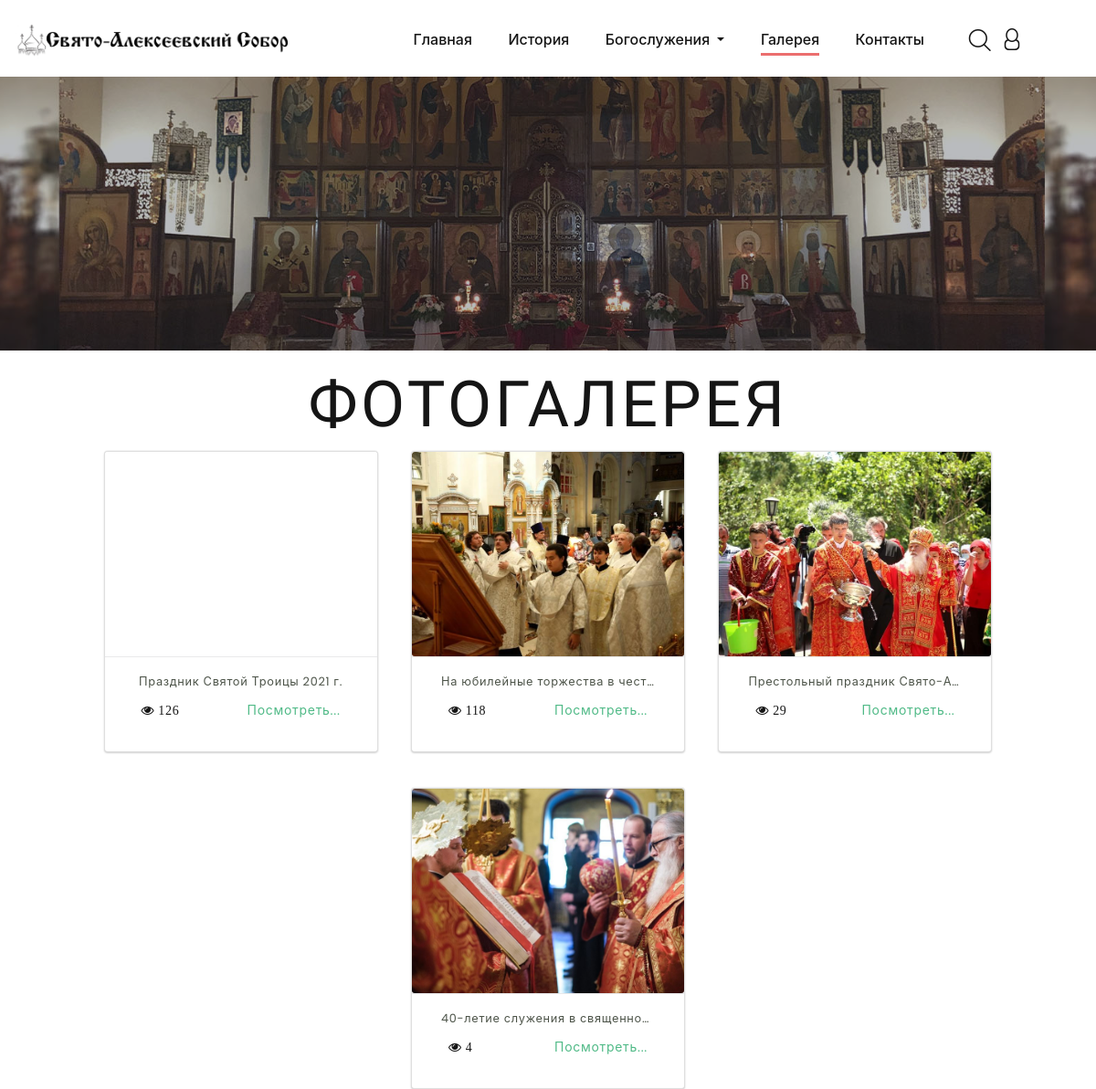
The page /gallery/ (upper part) on the database as committed earlier.
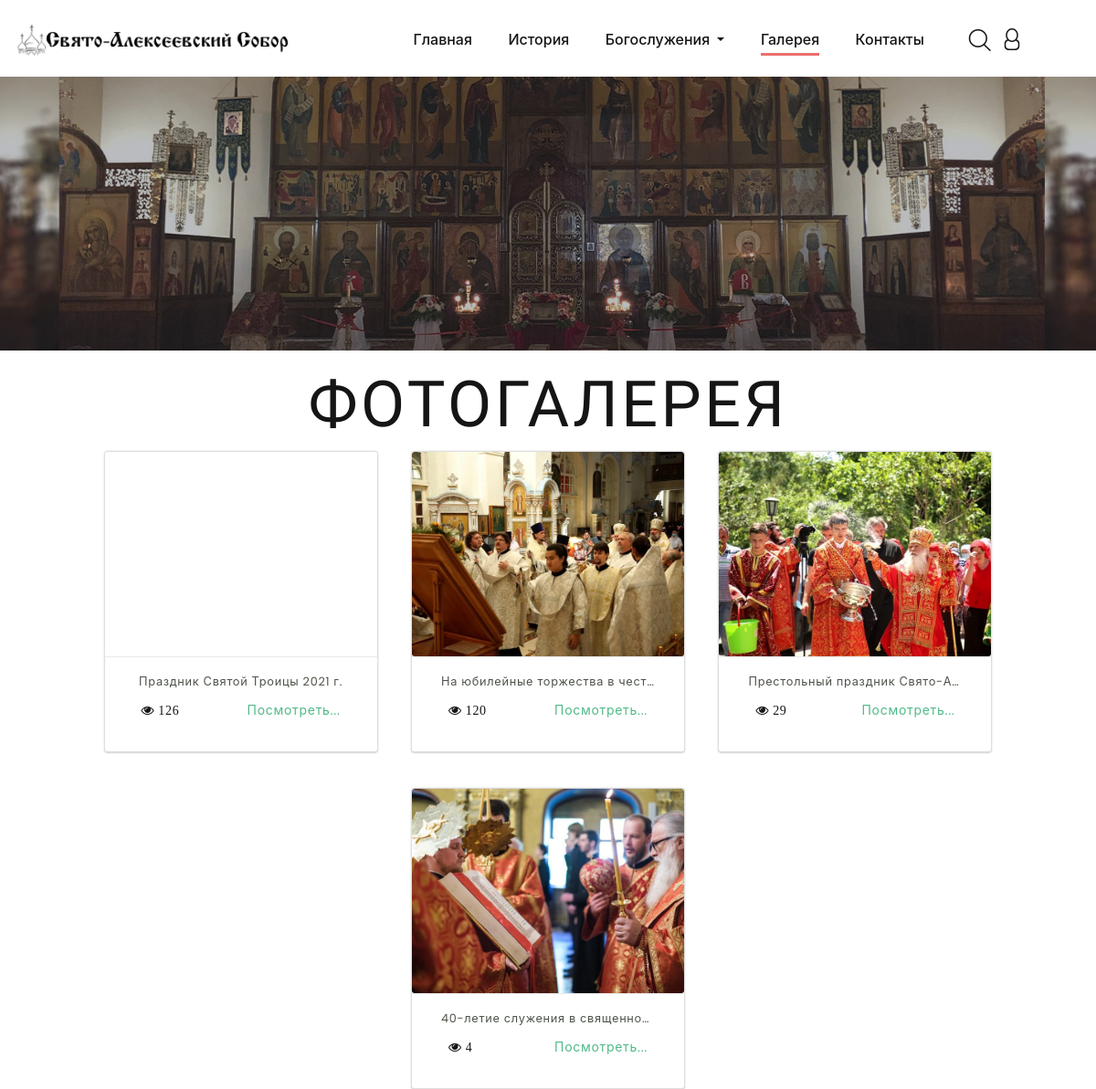
The same page on the database as committed later.
### main/models.py (models this page shows, shortened)
class News(models.Model):
    title = models.CharField("Заголовок", max_length=150)
    slug = models.SlugField("slug", max_length=40)
    picture = models.ImageField("Картинка", upload_to="media/%Y/%m/%d/")
    content = models.TextField("Контент")
    date = models.DateField("Дата")
    is_published = models.BooleanField("Опубликовать", default=True)
    views = models.PositiveIntegerField("Просмотры", default=0)
    class Meta:
        verbose_name = "Новость"
        verbose_name_plural = "Новости"
        ordering = ['-date', 'is_published']

### main/views.py (the view)
# urls.py: path('gallery/', views.Gallery.as_view(), name="gallery"),
class Gallery(ListView):
    model = News
    paginate_by = 20
    template_name = "main/gallery.html"
    context_object_name = "post"
    def get_queryset(self):
        return News.objects.filter(is_published=True)

### main/templates/main/gallery.html (shortened to what this page needs)
{% extends 'base.html' %}
{% load static %}
{% load thumbnail %}
{% block nav_active %}
    <ul class="rd-navbar-nav">
        <li class="rd-nav-item"><a class="rd-nav-link" href="{% url 'index' %}">Главная</a>
        </li>
        <li class="rd-nav-item"><a class="rd-nav-link" href="{% url 'history' %}">История</a>
        </li>
        <li class="rd-nav-item dropdown">
            <a class="rd-nav-link dropdown-toggle" data-toggle="dropdown" href="#"
               role="button" aria-haspopup="true" aria-expanded="false">
                Богослужения
            </a>
        </li>
        <li class="rd-nav-item active"><a class="rd-nav-link" href="{% url 'gallery' %}">Галерея</a>
        </li>
        <li class="rd-nav-item"><a class="rd-nav-link" href="{% url 'contact' %}">Контакты</a></li>
    </ul>
{% endblock %}
{% block body %}
    <section class="breadcrumbs-custom-inset">
        <div class="breadcrumbs-custom context-dark bg-overlay-33">
            <div class="box-position" style="background-image: url({% static 'images/my/MainPicture2.jpg' %});"></div>
        </div>
    </section>
    <h2 class="mt-4">Фотогалерея</h2>
    {% for news in page_obj %}
        {% if news.images.all %}
            <div class="card">
                <div class="card-img"
                        {% thumbnail news.picture "370x307" crop="center" as im %}
                     style="background-image:url({{ im.url }});">
                        {% endthumbnail %}
                </div>
                <div class="card-content">
                    <a href="{% url 'photo_gallery' news.slug %}">
                        <p>{{ news.title }}</p></a>
                    <div class="justify-content-between m-2" style="display: flex">
                        <span class="fa fa-eye"><span class="mx-1">{{ news.views }}</span></span>
                        <a href="{% url 'photo_gallery' news.slug %}" class="">Посмотреть...</a>
                    </div>
                </div>
            </div>
        {% endif %}
    {% endfor %}
{% endblock %}

Rows that differ between the two databases and show on the page:
changed News "На юбилейные торжества в чест…": views "118" → "120"
